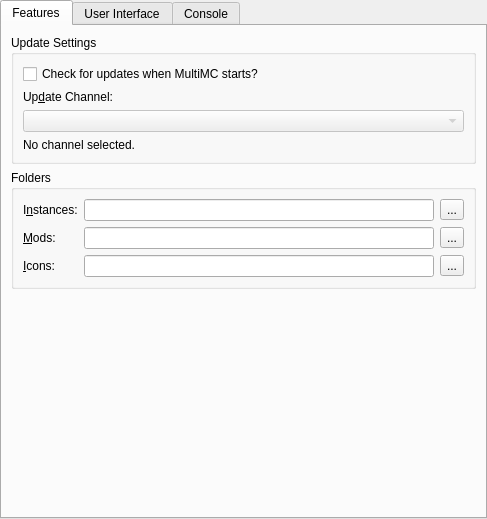
<?xml version="1.0" encoding="UTF-8"?>
<ui version="4.0">
 <class>MultiMCPage</class>
 <widget class="QWidget" name="MultiMCPage">
  <property name="geometry">
   <rect>
    <x>0</x>
    <y>0</y>
    <width>487</width>
    <height>519</height>
   </rect>
  </property>
  <property name="sizePolicy">
   <sizepolicy hsizetype="MinimumExpanding" vsizetype="MinimumExpanding">
    <horstretch>0</horstretch>
    <verstretch>0</verstretch>
   </sizepolicy>
  </property>
  <property name="windowTitle">
   <string>Settings</string>
  </property>
  <property name="windowIcon">
   <iconset>
    <normaloff>:/icons/toolbar/settings</normaloff>:/icons/toolbar/settings</iconset>
  </property>
  <layout class="QVBoxLayout" name="mainLayout">
   <property name="leftMargin">
    <number>0</number>
   </property>
   <property name="topMargin">
    <number>0</number>
   </property>
   <property name="rightMargin">
    <number>0</number>
   </property>
   <property name="bottomMargin">
    <number>0</number>
   </property>
   <item>
    <widget class="QTabWidget" name="tabWidget">
     <property name="tabShape">
      <enum>QTabWidget::Rounded</enum>
     </property>
     <property name="currentIndex">
      <number>0</number>
     </property>
     <widget class="QWidget" name="featuresTab">
      <attribute name="title">
       <string>Features</string>
      </attribute>
      <layout class="QVBoxLayout" name="verticalLayout_9">
       <item>
        <widget class="QGroupBox" name="updateSettingsBox">
         <property name="title">
          <string>Update Settings</string>
         </property>
         <layout class="QVBoxLayout" name="verticalLayout_7">
          <item>
           <widget class="QCheckBox" name="autoUpdateCheckBox">
            <property name="text">
             <string>Check for updates when MultiMC starts?</string>
            </property>
           </widget>
          </item>
          <item>
           <widget class="QLabel" name="updateChannelLabel">
            <property name="text">
             <string>Up&amp;date Channel:</string>
            </property>
            <property name="buddy">
             <cstring>updateChannelComboBox</cstring>
            </property>
           </widget>
          </item>
          <item>
           <widget class="QComboBox" name="updateChannelComboBox">
            <property name="enabled">
             <bool>false</bool>
            </property>
           </widget>
          </item>
          <item>
           <widget class="QLabel" name="updateChannelDescLabel">
            <property name="text">
             <string>No channel selected.</string>
            </property>
            <property name="wordWrap">
             <bool>true</bool>
            </property>
           </widget>
          </item>
         </layout>
        </widget>
       </item>
       <item>
        <widget class="QGroupBox" name="foldersBox">
         <property name="title">
          <string>Folders</string>
         </property>
         <layout class="QGridLayout" name="foldersBoxLayout">
          <item row="0" column="0">
           <widget class="QLabel" name="labelInstDir">
            <property name="text">
             <string>I&amp;nstances:</string>
            </property>
            <property name="buddy">
             <cstring>instDirTextBox</cstring>
            </property>
           </widget>
          </item>
          <item row="0" column="1">
           <widget class="QLineEdit" name="instDirTextBox"/>
          </item>
          <item row="0" column="2">
           <widget class="QToolButton" name="instDirBrowseBtn">
            <property name="text">
             <string>...</string>
            </property>
           </widget>
          </item>
          <item row="1" column="0">
           <widget class="QLabel" name="labelModsDir">
            <property name="text">
             <string>&amp;Mods:</string>
            </property>
            <property name="buddy">
             <cstring>modsDirTextBox</cstring>
            </property>
           </widget>
          </item>
          <item row="1" column="1">
           <widget class="QLineEdit" name="modsDirTextBox"/>
          </item>
          <item row="1" column="2">
           <widget class="QToolButton" name="modsDirBrowseBtn">
            <property name="text">
             <string>...</string>
            </property>
           </widget>
          </item>
          <item row="2" column="1">
           <widget class="QLineEdit" name="iconsDirTextBox"/>
          </item>
          <item row="2" column="0">
           <widget class="QLabel" name="labelIconsDir">
            <property name="text">
             <string>&amp;Icons:</string>
            </property>
            <property name="buddy">
             <cstring>iconsDirTextBox</cstring>
            </property>
           </widget>
          </item>
          <item row="2" column="2">
           <widget class="QToolButton" name="iconsDirBrowseBtn">
            <property name="text">
             <string>...</string>
            </property>
           </widget>
          </item>
         </layout>
        </widget>
       </item>
       <item>
        <spacer name="verticalSpacer_2">
         <property name="orientation">
          <enum>Qt::Vertical</enum>
         </property>
         <property name="sizeHint" stdset="0">
          <size>
           <width>0</width>
           <height>0</height>
          </size>
         </property>
        </spacer>
       </item>
      </layout>
     </widget>
     <widget class="QWidget" name="generalTab">
      <attribute name="title">
       <string>User Interface</string>
      </attribute>
      <layout class="QVBoxLayout" name="verticalLayout_6">
       <item>
        <widget class="QGroupBox" name="groupBox_3">
         <property name="title">
          <string>MultiMC notifications</string>
         </property>
         <layout class="QVBoxLayout" name="verticalLayout_5">
          <item>
           <widget class="QPushButton" name="resetNotificationsBtn">
            <property name="text">
             <string>Reset hidden notifications</string>
            </property>
            <property name="checkable">
             <bool>true</bool>
            </property>
           </widget>
          </item>
         </layout>
        </widget>
       </item>
       <item>
        <widget class="QGroupBox" name="sortingModeBox">
         <property name="enabled">
          <bool>true</bool>
         </property>
         <property name="title">
          <string>Instance view sorting mode</string>
         </property>
         <layout class="QHBoxLayout" name="sortingModeBoxLayout">
          <item>
           <widget class="QRadioButton" name="sortLastLaunchedBtn">
            <property name="text">
             <string>By &amp;last launched</string>
            </property>
            <attribute name="buttonGroup">
             <string notr="true">sortingModeGroup</string>
            </attribute>
           </widget>
          </item>
          <item>
           <widget class="QRadioButton" name="sortByNameBtn">
            <property name="text">
             <string>By &amp;name</string>
            </property>
            <attribute name="buttonGroup">
             <string notr="true">sortingModeGroup</string>
            </attribute>
           </widget>
          </item>
         </layout>
        </widget>
       </item>
       <item>
        <widget class="QGroupBox" name="groupBox_2">
         <property name="title">
          <string>Language (needs restart):</string>
         </property>
         <layout class="QVBoxLayout" name="verticalLayout">
          <item>
           <widget class="QComboBox" name="languageBox"/>
          </item>
         </layout>
        </widget>
       </item>
       <item>
        <widget class="QGroupBox" name="themeBox">
         <property name="title">
          <string>Icon Theme (needs restart, work in progress)</string>
         </property>
         <layout class="QHBoxLayout" name="themeBoxLayout">
          <item>
           <widget class="QComboBox" name="themeComboBox">
            <property name="sizePolicy">
             <sizepolicy hsizetype="Minimum" vsizetype="Fixed">
              <horstretch>0</horstretch>
              <verstretch>0</verstretch>
             </sizepolicy>
            </property>
            <property name="focusPolicy">
             <enum>Qt::StrongFocus</enum>
            </property>
            <item>
             <property name="text">
              <string>Default</string>
             </property>
            </item>
            <item>
             <property name="text">
              <string>Simple (Dark Icons)</string>
             </property>
            </item>
            <item>
             <property name="text">
              <string>Simple (Light Icons)</string>
             </property>
            </item>
            <item>
             <property name="text">
              <string>Simple (Blue Icons)</string>
             </property>
            </item>
            <item>
             <property name="text">
              <string>Simple (Colored Icons)</string>
             </property>
            </item>
            <item>
             <property name="text">
              <string>OSX</string>
             </property>
            </item>
            <item>
             <property name="text">
              <string>iOS</string>
             </property>
            </item>
           </widget>
          </item>
         </layout>
        </widget>
       </item>
       <item>
        <spacer name="generalTabSpacer">
         <property name="orientation">
          <enum>Qt::Vertical</enum>
         </property>
         <property name="sizeHint" stdset="0">
          <size>
           <width>0</width>
           <height>0</height>
          </size>
         </property>
        </spacer>
       </item>
      </layout>
     </widget>
     <widget class="QWidget" name="tab">
      <attribute name="title">
       <string>Console</string>
      </attribute>
      <layout class="QVBoxLayout" name="verticalLayout_2">
       <item>
        <widget class="QGroupBox" name="consoleSettingsBox">
         <property name="title">
          <string>Console Settings</string>
         </property>
         <layout class="QVBoxLayout" name="verticalLayout_3">
          <item>
           <widget class="QCheckBox" name="showConsoleCheck">
            <property name="text">
             <string>Show console while the game is running?</string>
            </property>
           </widget>
          </item>
          <item>
           <widget class="QCheckBox" name="autoCloseConsoleCheck">
            <property name="text">
             <string>Automatically close console when the game quits?</string>
            </property>
           </widget>
          </item>
         </layout>
        </widget>
       </item>
       <item>
        <widget class="QGroupBox" name="themeBox_2">
         <property name="sizePolicy">
          <sizepolicy hsizetype="Preferred" vsizetype="MinimumExpanding">
           <horstretch>0</horstretch>
           <verstretch>0</verstretch>
          </sizepolicy>
         </property>
         <property name="title">
          <string>Console font</string>
         </property>
         <layout class="QGridLayout" name="gridLayout_2">
          <item row="1" column="0" colspan="2">
           <widget class="QTextEdit" name="fontPreview">
            <property name="sizePolicy">
             <sizepolicy hsizetype="Expanding" vsizetype="MinimumExpanding">
              <horstretch>0</horstretch>
              <verstretch>0</verstretch>
             </sizepolicy>
            </property>
            <property name="horizontalScrollBarPolicy">
             <enum>Qt::ScrollBarAlwaysOff</enum>
            </property>
            <property name="undoRedoEnabled">
             <bool>false</bool>
            </property>
            <property name="textInteractionFlags">
             <set>Qt::TextSelectableByKeyboard|Qt::TextSelectableByMouse</set>
            </property>
           </widget>
          </item>
          <item row="0" column="0">
           <widget class="QFontComboBox" name="consoleFont">
            <property name="sizePolicy">
             <sizepolicy hsizetype="Expanding" vsizetype="Fixed">
              <horstretch>0</horstretch>
              <verstretch>0</verstretch>
             </sizepolicy>
            </property>
           </widget>
          </item>
          <item row="0" column="1">
           <widget class="QSpinBox" name="fontSizeBox">
            <property name="minimum">
             <number>5</number>
            </property>
            <property name="maximum">
             <number>16</number>
            </property>
            <property name="value">
             <number>11</number>
            </property>
           </widget>
          </item>
         </layout>
        </widget>
       </item>
      </layout>
     </widget>
    </widget>
   </item>
  </layout>
 </widget>
 <tabstops>
  <tabstop>tabWidget</tabstop>
  <tabstop>autoUpdateCheckBox</tabstop>
  <tabstop>updateChannelComboBox</tabstop>
  <tabstop>instDirTextBox</tabstop>
  <tabstop>instDirBrowseBtn</tabstop>
  <tabstop>modsDirTextBox</tabstop>
  <tabstop>modsDirBrowseBtn</tabstop>
  <tabstop>iconsDirTextBox</tabstop>
  <tabstop>iconsDirBrowseBtn</tabstop>
  <tabstop>resetNotificationsBtn</tabstop>
  <tabstop>sortLastLaunchedBtn</tabstop>
  <tabstop>sortByNameBtn</tabstop>
  <tabstop>languageBox</tabstop>
  <tabstop>themeComboBox</tabstop>
  <tabstop>showConsoleCheck</tabstop>
  <tabstop>autoCloseConsoleCheck</tabstop>
  <tabstop>consoleFont</tabstop>
  <tabstop>fontSizeBox</tabstop>
  <tabstop>fontPreview</tabstop>
 </tabstops>
 <resources/>
 <connections/>
 <buttongroups>
  <buttongroup name="sortingModeGroup"/>
 </buttongroups>
</ui>
